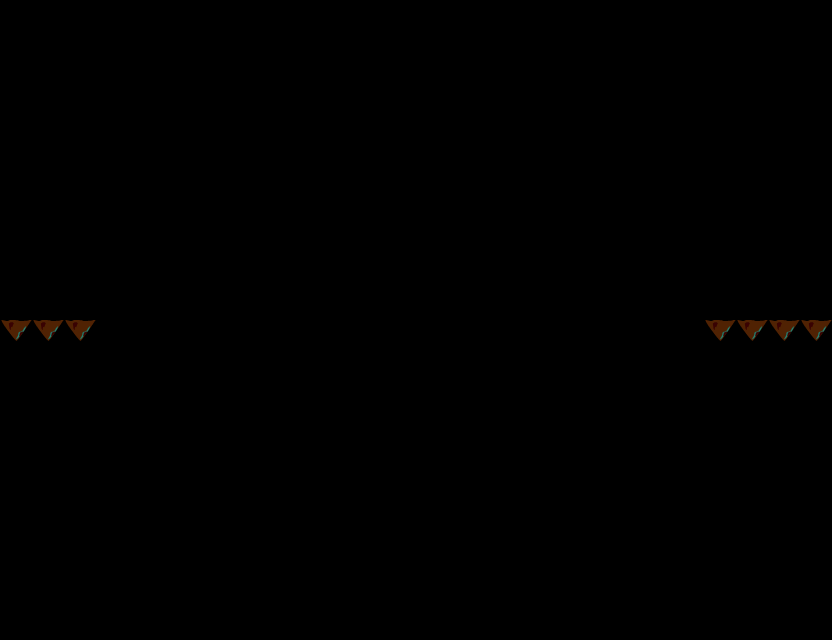

The image is a tile-based game level rendered from a .tmx file. Its description and source (layers, tilesets, objects; grid data summarised) follow:
An orthogonal 26x20 tile map with 32x32 px tiles, 1 tile layer (Floor), 2 tilesets and 20 objects (start, end).

<map version="1.0" orientation="orthogonal" width="26" height="20" tilewidth="32" tileheight="32">
 <tileset firstgid="1" name="transparent" tilewidth="32" tileheight="32">
  <image source="Tiles/transparent.png" trans="ff00ff" width="32" height="32" />
 </tileset>
 <tileset firstgid="2" name="tilesheet" tilewidth="32" tileheight="32">
  <image source="Tiles/tilesheet.png" trans="ff00ff" width="160" height="32" />
 </tileset>
 <layer name="Floor" width="26" height="20">
  <data>[520 cells, 21 non-empty, 2 distinct tile ids]</data>
 </layer>
 <objectgroup name="Collision" width="26" height="20">
  <object x="0" y="320" width="96" height="16" />
  <object x="96" y="352" width="32" height="16" />
  <object x="160" y="384" width="32" height="16" />
  <object x="256" y="416" width="32" height="16" />
  <object x="384" y="448" width="32" height="16" />
  <object x="512" y="416" width="32" height="16" />
  <object x="608" y="384" width="32" height="16" />
  <object x="672" y="352" width="32" height="16" />
  <object x="704" y="320" width="128" height="16" />
  <object x="672" y="224" width="32" height="16" />
  <object x="608" y="192" width="32" height="20" />
  <object x="512" y="160" width="32" height="16" />
  <object x="384" y="128" width="32" height="16" />
  <object x="256" y="160" width="32" height="16" />
  <object x="160" y="192" width="32" height="16" />
  <object x="96" y="224" width="34" height="16" />
  <object x="-72" y="62" width="69" height="530" />
  <object x="835" y="62" width="78" height="509" />
 </objectgroup>
 <objectgroup name="Nodes" width="26" height="20">
  <object name="start" x="28" y="273" width="17" height="16" />
  <object name="end" x="772" y="271" width="19" height="16" />
 </objectgroup>
</map>
